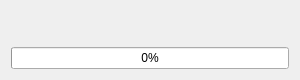
<?xml version="1.0" encoding="UTF-8"?>
<ui version="4.0">
 <class>OiLoadingDialog</class>
 <widget class="QDialog" name="OiLoadingDialog">
  <property name="windowModality">
   <enum>Qt::ApplicationModal</enum>
  </property>
  <property name="geometry">
   <rect>
    <x>0</x>
    <y>0</y>
    <width>300</width>
    <height>80</height>
   </rect>
  </property>
  <property name="sizePolicy">
   <sizepolicy hsizetype="Minimum" vsizetype="Minimum">
    <horstretch>0</horstretch>
    <verstretch>0</verstretch>
   </sizepolicy>
  </property>
  <property name="windowTitle">
   <string>Please wait...</string>
  </property>
  <property name="windowIcon">
   <iconset resource="../res/res.qrc">
    <normaloff>:/Images/icons/openIndy.png</normaloff>:/Images/icons/openIndy.png</iconset>
  </property>
  <property name="modal">
   <bool>true</bool>
  </property>
  <layout class="QGridLayout" name="gridLayout">
   <item row="0" column="0">
    <layout class="QVBoxLayout" name="verticalLayout">
     <item>
      <widget class="QLabel" name="label_description">
       <property name="sizePolicy">
        <sizepolicy hsizetype="Preferred" vsizetype="Preferred">
         <horstretch>0</horstretch>
         <verstretch>0</verstretch>
        </sizepolicy>
       </property>
       <property name="text">
        <string/>
       </property>
       <property name="wordWrap">
        <bool>true</bool>
       </property>
      </widget>
     </item>
     <item>
      <widget class="QProgressBar" name="progressBar">
       <property name="value">
        <number>0</number>
       </property>
      </widget>
     </item>
    </layout>
   </item>
  </layout>
 </widget>
 <resources>
  <include location="../res/res.qrc"/>
 </resources>
 <connections/>
</ui>
